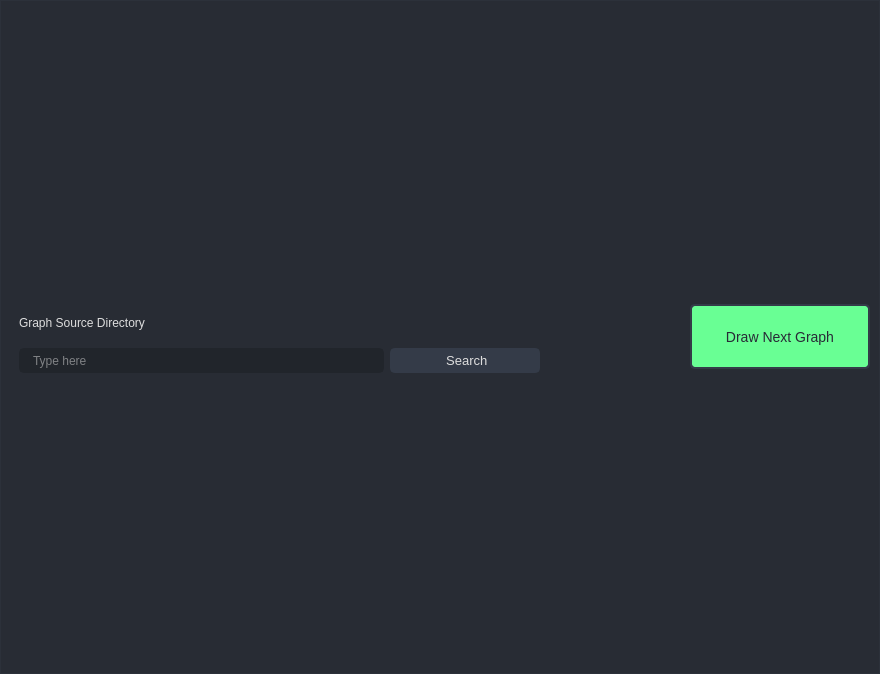
<?xml version="1.0" encoding="UTF-8"?>
<ui version="4.0">
 <class>VisWindow</class>
 <widget class="QMainWindow" name="VisWindow">
  <property name="geometry">
   <rect>
    <x>0</x>
    <y>0</y>
    <width>880</width>
    <height>674</height>
   </rect>
  </property>
  <property name="windowTitle">
   <string>Graph Vis</string>
  </property>
  <widget class="QWidget" name="styleSheet">
   <property name="styleSheet">
    <string notr="true">/* /////////////////////////////////////////////////////////////////////////////////////////////////

SET APP STYLESHEET - FULL STYLES HERE
DARK THEME - DRACULA COLOR BASED

///////////////////////////////////////////////////////////////////////////////////////////////// */

QWidget{
	color: rgb(221, 221, 221);
	font: 10pt &quot;Segoe UI&quot;;
}

/* /////////////////////////////////////////////////////////////////////////////////////////////////
Tooltip */
QToolTip {
	color: #ffffff;
	background-color: rgba(33, 37, 43, 180);
	border: 1px solid rgb(44, 49, 58);
	background-image: none;
	background-position: left center;
    background-repeat: no-repeat;
	border: none;
	border-left: 2px solid rgb(255, 121, 198);
	text-align: left;
	padding-left: 8px;
	margin: 0px;
}

/* /////////////////////////////////////////////////////////////////////////////////////////////////
Bg App */
#bgApp {	
	background-color: rgb(40, 44, 52);
	border: 1px solid rgb(44, 49, 58);
}

/* /////////////////////////////////////////////////////////////////////////////////////////////////
Left Menu */
#leftMenuBg {	
	background-color: rgb(33, 37, 43);
}
#topLogo {
	background-color: rgb(33, 37, 43);
	background-image: url(:/images/images/images/PyDracula.png);
	background-position: centered;
	background-repeat: no-repeat;
}
#titleLeftApp { font: 63 12pt &quot;Segoe UI Semibold&quot;; }
#titleLeftDescription { font: 8pt &quot;Segoe UI&quot;; color: rgb(189, 147, 249); }

/* MENUS */
#topMenu .QPushButton {	
	background-position: left center;
    background-repeat: no-repeat;
	border: none;
	border-left: 22px solid transparent;
	background-color: transparent;
	text-align: left;
	padding-left: 44px;
}
#topMenu .QPushButton:hover {
	background-color: rgb(40, 44, 52);
}
#topMenu .QPushButton:pressed {	
	background-color: rgb(189, 147, 249);
	color: rgb(255, 255, 255);
}
#bottomMenu .QPushButton {	
	background-position: left center;
    background-repeat: no-repeat;
	border: none;
	border-left: 20px solid transparent;
	background-color:transparent;
	text-align: left;
	padding-left: 44px;
}
#bottomMenu .QPushButton:hover {
	background-color: rgb(40, 44, 52);
}
#bottomMenu .QPushButton:pressed {	
	background-color: rgb(189, 147, 249);
	color: rgb(255, 255, 255);
}
#leftMenuFrame{
	border-top: 3px solid rgb(44, 49, 58);
}

/* Toggle Button */
#toggleButton {
	background-position: left center;
    background-repeat: no-repeat;
	border: none;
	border-left: 20px solid transparent;
	background-color: rgb(37, 41, 48);
	text-align: left;
	padding-left: 44px;
	color: rgb(113, 126, 149);
}
#toggleButton:hover {
	background-color: rgb(40, 44, 52);
}
#toggleButton:pressed {
	background-color: rgb(189, 147, 249);
}

/* Title Menu */
#titleRightInfo { padding-left: 10px; }


/* /////////////////////////////////////////////////////////////////////////////////////////////////
Extra Tab */
#extraLeftBox {	
	background-color: rgb(44, 49, 58);
}
#extraTopBg{	
	background-color: rgb(189, 147, 249)
}

/* Icon */
#extraIcon {
	background-position: center;
	background-repeat: no-repeat;
	background-image: url(:/icons/images/icons/icon_settings.png);
}

/* Label */
#extraLabel { color: rgb(255, 255, 255); }

/* Btn Close */
#extraCloseColumnBtn { background-color: rgba(255, 255, 255, 0); border: none;  border-radius: 5px; }
#extraCloseColumnBtn:hover { background-color: rgb(196, 161, 249); border-style: solid; border-radius: 4px; }
#extraCloseColumnBtn:pressed { background-color: rgb(180, 141, 238); border-style: solid; border-radius: 4px; }

/* Extra Content */
#extraContent{
	border-top: 3px solid rgb(40, 44, 52);
}

/* Extra Top Menus */
#extraTopMenu .QPushButton {
background-position: left center;
    background-repeat: no-repeat;
	border: none;
	border-left: 22px solid transparent;
	background-color:transparent;
	text-align: left;
	padding-left: 44px;
}
#extraTopMenu .QPushButton:hover {
	background-color: rgb(40, 44, 52);
}
#extraTopMenu .QPushButton:pressed {	
	background-color: rgb(189, 147, 249);
	color: rgb(255, 255, 255);
}

/* /////////////////////////////////////////////////////////////////////////////////////////////////
Content App */
#contentTopBg{	
	background-color: rgb(33, 37, 43);
}
#contentBottom{
	border-top: 3px solid rgb(44, 49, 58);
}

/* Top Buttons */
#rightButtons .QPushButton { background-color: rgba(255, 255, 255, 0); border: none;  border-radius: 5px; }
#rightButtons .QPushButton:hover { background-color: rgb(44, 49, 57); border-style: solid; border-radius: 4px; }
#rightButtons .QPushButton:pressed { background-color: rgb(23, 26, 30); border-style: solid; border-radius: 4px; }

/* Theme Settings */
#extraRightBox { background-color: rgb(44, 49, 58); }
#themeSettingsTopDetail { background-color: rgb(189, 147, 249); }

/* Bottom Bar */
#bottomBar { background-color: rgb(44, 49, 58); }
#bottomBar QLabel { font-size: 11px; color: rgb(113, 126, 149); padding-left: 10px; padding-right: 10px; padding-bottom: 2px; }

/* CONTENT SETTINGS */
/* MENUS */
#contentSettings QPushButton {
	border: 2px solid rgb(52, 59, 72);
	border-radius: 5px;	
	background-color: rgb(52, 59, 72);
}
#contentSettings QPushButton:hover {
	background-color: rgb(57, 65, 80);
	border: 2px solid rgb(61, 70, 86);
}
#contentSettings QPushButton:pressed {	
	background-color: rgb(35, 40, 49);
	border: 2px solid rgb(43, 50, 61);
}
/* #contentSettings .QPushButton {	
	background-position: left center;
    background-repeat: no-repeat;
	border: none;
	border-left: 22px solid transparent;
	background-color:transparent;
	padding-left: 44px;
}
#contentSettings .QPushButton:hover {
	background-color: rgb(40, 44, 52);
}
#contentSettings .QPushButton:pressed {	
	background-color: rgb(189, 147, 249);
	color: rgb(255, 255, 255);
} */

/* /////////////////////////////////////////////////////////////////////////////////////////////////
QTableWidget
QTableWidget {	
	background-color: transparent;
	selection-background-color: blue;
	padding: 10px;
	border-radius: 5px;
	gridline-color: rgb(44, 49, 58);
	border-bottom: 1px solid rgb(44, 49, 60);
}
QTableWidget::item{
	border-color: rgb(44, 49, 60);
	padding-left: 5px;
	padding-right: 5px;
	gridline-color: rgb(44, 49, 60);
}
QTableWidget::item:selected{
	background-color: rgb(189, 147, 249);
}
QHeaderView::section{
	background-color: rgb(33, 37, 43);
	max-width: 30px;
	border: 1px solid rgb(44, 49, 58);
	border-style: none;
    border-bottom: 1px solid rgb(44, 49, 60);
    border-right: 1px solid rgb(44, 49, 60);
}
QTableWidget::horizontalHeader {	
	background-color: rgb(33, 37, 43);
}
QHeaderView::section:horizontal
{
    border: 1px solid rgb(33, 37, 43);
	background-color: rgb(33, 37, 43);
	padding: 3px;
	border-top-left-radius: 7px;
    border-top-right-radius: 7px;
}
QHeaderView::section:vertical
{
    border: 1px solid rgb(44, 49, 60);
	selected-background-color: rgb(189, 147, 249);
}
QHeaderView::section:vertical:selected
{
	background-color: rgb(189, 147, 249);
}
 */
QTableWidget {	
	selection-background-color: rgb(189, 147, 249);
	gridline-color: rgb(44, 49, 58);
	border-bottom: 1px solid rgb(44, 49, 60);
}
QHeaderView::section{
	background-color: rgb(33, 37, 43);
	max-width: 30px;
	border: 1px solid rgb(44, 49, 58);
	border-style: none;
    border-bottom: 1px solid rgb(44, 49, 60);
    border-right: 1px solid rgb(44, 49, 60);
}
QTableWidget::horizontalHeader {	
	background-color: rgb(33, 37, 43);
}
QHeaderView::section:horizontal
{
    border: 1px solid rgb(33, 37, 43);
	background-color: rgb(33, 37, 43);
	padding: 3px;
}
QHeaderView::section:vertical
{
    border: 1px solid rgb(44, 49, 60);
	selected-background-color: rgb(189, 147, 249);
}
QHeaderView::section:vertical:selected
{
	background-color: rgb(189, 147, 249);
}

/* /////////////////////////////////////////////////////////////////////////////////////////////////
LineEdit */
QLineEdit {
	background-color: rgb(33, 37, 43);
	border-radius: 5px;
	border: 2px solid rgb(33, 37, 43);
	padding-left: 10px;
	selection-color: rgb(255, 255, 255);
	selection-background-color: rgb(255, 121, 198);
}
QLineEdit:hover {
	border: 2px solid rgb(64, 71, 88);
}
QLineEdit:focus {
	border: 2px solid rgb(91, 101, 124);
}

/* /////////////////////////////////////////////////////////////////////////////////////////////////
PlainTextEdit */
QPlainTextEdit {
	background-color: rgb(27, 29, 35);
	border-radius: 5px;
	padding: 10px;
	selection-color: rgb(255, 255, 255);
	selection-background-color: rgb(255, 121, 198);
}
QPlainTextEdit  QScrollBar:vertical {
    width: 8px;
 }
QPlainTextEdit  QScrollBar:horizontal {
    height: 8px;
 }
QPlainTextEdit:hover {
	border: 2px solid rgb(64, 71, 88);
}
QPlainTextEdit:focus {
	border: 2px solid rgb(91, 101, 124);
}

/* /////////////////////////////////////////////////////////////////////////////////////////////////
ScrollBars */
QScrollBar:horizontal {
    border: none;
    background: rgb(52, 59, 72);
    height: 8px;
    margin: 0px 21px 0 21px;
	border-radius: 0px;
}
QScrollBar::handle:horizontal {
    background: rgb(189, 147, 249);
    min-width: 25px;
	border-radius: 4px
}
QScrollBar::add-line:horizontal {
    border: none;
    background: rgb(55, 63, 77);
    width: 20px;
	border-top-right-radius: 4px;
    border-bottom-right-radius: 4px;
    subcontrol-position: right;
    subcontrol-origin: margin;
}
QScrollBar::sub-line:horizontal {
    border: none;
    background: rgb(55, 63, 77);
    width: 20px;
	border-top-left-radius: 4px;
    border-bottom-left-radius: 4px;
    subcontrol-position: left;
    subcontrol-origin: margin;
}
QScrollBar::up-arrow:horizontal, QScrollBar::down-arrow:horizontal
{
     background: none;
}
QScrollBar::add-page:horizontal, QScrollBar::sub-page:horizontal
{
     background: none;
}
 QScrollBar:vertical {
	border: none;
    background: rgb(52, 59, 72);
    width: 8px;
    margin: 21px 0 21px 0;
	border-radius: 0px;
 }
 QScrollBar::handle:vertical {	
	background: rgb(189, 147, 249);
    min-height: 25px;
	border-radius: 4px
 }
 QScrollBar::add-line:vertical {
     border: none;
    background: rgb(55, 63, 77);
     height: 20px;
	border-bottom-left-radius: 4px;
    border-bottom-right-radius: 4px;
     subcontrol-position: bottom;
     subcontrol-origin: margin;
 }
 QScrollBar::sub-line:vertical {
	border: none;
    background: rgb(55, 63, 77);
     height: 20px;
	border-top-left-radius: 4px;
    border-top-right-radius: 4px;
     subcontrol-position: top;
     subcontrol-origin: margin;
 }
 QScrollBar::up-arrow:vertical, QScrollBar::down-arrow:vertical {
     background: none;
 }

 QScrollBar::add-page:vertical, QScrollBar::sub-page:vertical {
     background: none;
 }

/* /////////////////////////////////////////////////////////////////////////////////////////////////
CheckBox */
QCheckBox::indicator {
    border: 3px solid rgb(52, 59, 72);
	width: 15px;
	height: 15px;
	border-radius: 10px;
    background: rgb(44, 49, 60);
}
QCheckBox::indicator:hover {
    border: 3px solid rgb(58, 66, 81);
}
QCheckBox::indicator:checked {
    background: 3px solid rgb(52, 59, 72);
	border: 3px solid rgb(52, 59, 72);	
	background-image: url(:/icons/images/icons/cil-check-alt.png);
}

/* /////////////////////////////////////////////////////////////////////////////////////////////////
RadioButton */
QRadioButton::indicator {
    border: 3px solid rgb(52, 59, 72);
	width: 15px;
	height: 15px;
	border-radius: 10px;
    background: rgb(44, 49, 60);
}
QRadioButton::indicator:hover {
    border: 3px solid rgb(58, 66, 81);
}
QRadioButton::indicator:checked {
    background: 3px solid rgb(94, 106, 130);
	border: 3px solid rgb(52, 59, 72);	
}

/* /////////////////////////////////////////////////////////////////////////////////////////////////
ComboBox */
QComboBox{
	background-color: rgb(27, 29, 35);
	border-radius: 5px;
	border: 2px solid rgb(33, 37, 43);
	padding: 5px;
	padding-left: 10px;
}
QComboBox:hover{
	border: 2px solid rgb(64, 71, 88);
}
QComboBox::drop-down {
	subcontrol-origin: padding;
	subcontrol-position: top right;
	width: 25px; 
	border-left-width: 3px;
	border-left-color: rgba(39, 44, 54, 150);
	border-left-style: solid;
	border-top-right-radius: 3px;
	border-bottom-right-radius: 3px;	
	background-image: url(:/icons/images/icons/cil-arrow-bottom.png);
	background-position: center;
	background-repeat: no-reperat;
 }
QComboBox QAbstractItemView {
	color: rgb(255, 121, 198);	
	background-color: rgb(33, 37, 43);
	padding: 10px;
	selection-background-color: rgb(39, 44, 54);
}

/* /////////////////////////////////////////////////////////////////////////////////////////////////
Sliders */
QSlider::groove:horizontal {
    border-radius: 5px;
    height: 10px;
	margin: 0px;
	background-color: rgb(52, 59, 72);
}
QSlider::groove:horizontal:hover {
	background-color: rgb(55, 62, 76);
}
QSlider::handle:horizontal {
    background-color: rgb(189, 147, 249);
    border: none;
    height: 10px;
    width: 10px;
    margin: 0px;
	border-radius: 5px;
}
QSlider::handle:horizontal:hover {
    background-color: rgb(195, 155, 255);
}
QSlider::handle:horizontal:pressed {
    background-color: rgb(255, 121, 198);
}

QSlider::groove:vertical {
    border-radius: 5px;
    width: 10px;
    margin: 0px;
	background-color: rgb(52, 59, 72);
}
QSlider::groove:vertical:hover {
	background-color: rgb(55, 62, 76);
}
QSlider::handle:vertical {
    background-color: rgb(189, 147, 249);
	border: none;
    height: 10px;
    width: 10px;
    margin: 0px;
	border-radius: 5px;
}
QSlider::handle:vertical:hover {
    background-color: rgb(195, 155, 255);
}
QSlider::handle:vertical:pressed {
    background-color: rgb(255, 121, 198);
}

/* /////////////////////////////////////////////////////////////////////////////////////////////////
CommandLinkButton */
QCommandLinkButton {	
	color: rgb(255, 121, 198);
	border-radius: 5px;
	padding: 5px;
	color: rgb(255, 170, 255);
}
QCommandLinkButton:hover {	
	color: rgb(255, 170, 255);
	background-color: rgb(44, 49, 60);
}
QCommandLinkButton:pressed {	
	color: rgb(189, 147, 249);
	background-color: rgb(52, 58, 71);
}

/* /////////////////////////////////////////////////////////////////////////////////////////////////
Button */
#pagesContainer QPushButton {
	border: 2px solid rgb(52, 59, 72);
	border-radius: 5px;	
	background-color: rgb(52, 59, 72);
}
#pagesContainer QPushButton:hover {
	background-color: rgb(57, 65, 80);
	border: 2px solid rgb(61, 70, 86);
}
#pagesContainer QPushButton:pressed {	
	background-color: rgb(35, 40, 49);
	border: 2px solid rgb(43, 50, 61);
}

</string>
   </property>
   <layout class="QVBoxLayout" name="verticalLayout">
    <property name="spacing">
     <number>0</number>
    </property>
    <property name="leftMargin">
     <number>0</number>
    </property>
    <property name="topMargin">
     <number>0</number>
    </property>
    <property name="rightMargin">
     <number>0</number>
    </property>
    <property name="bottomMargin">
     <number>0</number>
    </property>
    <item>
     <widget class="QFrame" name="bgApp">
      <property name="frameShape">
       <enum>QFrame::NoFrame</enum>
      </property>
      <property name="frameShadow">
       <enum>QFrame::Raised</enum>
      </property>
      <layout class="QVBoxLayout" name="verticalLayout_3">
       <property name="spacing">
        <number>0</number>
       </property>
       <property name="leftMargin">
        <number>0</number>
       </property>
       <property name="topMargin">
        <number>0</number>
       </property>
       <property name="rightMargin">
        <number>0</number>
       </property>
       <property name="bottomMargin">
        <number>0</number>
       </property>
       <item>
        <widget class="QFrame" name="pagesContainer">
         <property name="frameShape">
          <enum>QFrame::NoFrame</enum>
         </property>
         <property name="frameShadow">
          <enum>QFrame::Raised</enum>
         </property>
         <layout class="QVBoxLayout" name="verticalLayout_5">
          <item>
           <layout class="QVBoxLayout" name="layout_graph_vis"/>
          </item>
          <item>
           <widget class="QFrame" name="frame_2">
            <property name="maximumSize">
             <size>
              <width>16777215</width>
              <height>90</height>
             </size>
            </property>
            <property name="frameShape">
             <enum>QFrame::NoFrame</enum>
            </property>
            <property name="frameShadow">
             <enum>QFrame::Raised</enum>
            </property>
            <layout class="QHBoxLayout" name="horizontalLayout">
             <property name="spacing">
              <number>0</number>
             </property>
             <property name="leftMargin">
              <number>0</number>
             </property>
             <property name="topMargin">
              <number>0</number>
             </property>
             <property name="rightMargin">
              <number>0</number>
             </property>
             <property name="bottomMargin">
              <number>0</number>
             </property>
             <item>
              <widget class="QFrame" name="frame_69">
               <property name="minimumSize">
                <size>
                 <width>0</width>
                 <height>0</height>
                </size>
               </property>
               <property name="maximumSize">
                <size>
                 <width>16777215</width>
                 <height>120</height>
                </size>
               </property>
               <property name="frameShape">
                <enum>QFrame::NoFrame</enum>
               </property>
               <property name="frameShadow">
                <enum>QFrame::Raised</enum>
               </property>
               <layout class="QGridLayout" name="gridLayout_13">
                <property name="rightMargin">
                 <number>150</number>
                </property>
                <property name="verticalSpacing">
                 <number>3</number>
                </property>
                <item row="1" column="1">
                 <widget class="QPushButton" name="btn_find_source_vis">
                  <property name="minimumSize">
                   <size>
                    <width>150</width>
                    <height>25</height>
                   </size>
                  </property>
                  <property name="font">
                   <font>
                    <family>Segoe UI</family>
                    <pointsize>10</pointsize>
                    <italic>false</italic>
                    <bold>false</bold>
                   </font>
                  </property>
                  <property name="cursor">
                   <cursorShape>PointingHandCursor</cursorShape>
                  </property>
                  <property name="styleSheet">
                   <string notr="true">background-color: rgb(52, 59, 72);</string>
                  </property>
                  <property name="text">
                   <string> Search</string>
                  </property>
                  <property name="icon">
                   <iconset resource="resources.qrc">
                    <normaloff>:/icons/images/icons/cil-folder-open.png</normaloff>:/icons/images/icons/cil-folder-open.png</iconset>
                  </property>
                  <property name="iconSize">
                   <size>
                    <width>14</width>
                    <height>14</height>
                   </size>
                  </property>
                 </widget>
                </item>
                <item row="1" column="0">
                 <widget class="QLineEdit" name="line_find_source_vis">
                  <property name="minimumSize">
                   <size>
                    <width>0</width>
                    <height>25</height>
                   </size>
                  </property>
                  <property name="styleSheet">
                   <string notr="true">background-color: rgb(33, 37, 43);</string>
                  </property>
                  <property name="text">
                   <string/>
                  </property>
                  <property name="placeholderText">
                   <string>Type here</string>
                  </property>
                 </widget>
                </item>
                <item row="0" column="0" colspan="2">
                 <widget class="QLabel" name="label_find_source_vis">
                  <property name="text">
                   <string>Graph Source Directory</string>
                  </property>
                 </widget>
                </item>
               </layout>
              </widget>
             </item>
             <item>
              <widget class="QFrame" name="frame">
               <property name="minimumSize">
                <size>
                 <width>0</width>
                 <height>0</height>
                </size>
               </property>
               <property name="maximumSize">
                <size>
                 <width>16777215</width>
                 <height>120</height>
                </size>
               </property>
               <property name="frameShape">
                <enum>QFrame::NoFrame</enum>
               </property>
               <property name="frameShadow">
                <enum>QFrame::Raised</enum>
               </property>
               <layout class="QVBoxLayout" name="verticalLayout_2">
                <property name="spacing">
                 <number>0</number>
                </property>
                <property name="leftMargin">
                 <number>0</number>
                </property>
                <property name="topMargin">
                 <number>0</number>
                </property>
                <property name="rightMargin">
                 <number>0</number>
                </property>
                <property name="bottomMargin">
                 <number>0</number>
                </property>
                <item>
                 <widget class="QPushButton" name="btn_change_graph_vis">
                  <property name="minimumSize">
                   <size>
                    <width>180</width>
                    <height>65</height>
                   </size>
                  </property>
                  <property name="styleSheet">
                   <string notr="true">QPushButton { font-size: 14px; color: #282a36; background-color: #69FF94; } QPushButton:hover { background-color: #50fa7b; } QPushButton:pressed { background-color: #69FF94; }</string>
                  </property>
                  <property name="text">
                   <string>Draw Next Graph</string>
                  </property>
                 </widget>
                </item>
               </layout>
              </widget>
             </item>
            </layout>
           </widget>
          </item>
         </layout>
        </widget>
       </item>
      </layout>
     </widget>
    </item>
   </layout>
  </widget>
 </widget>
 <resources>
  <include location="resources.qrc"/>
 </resources>
 <connections/>
</ui>
